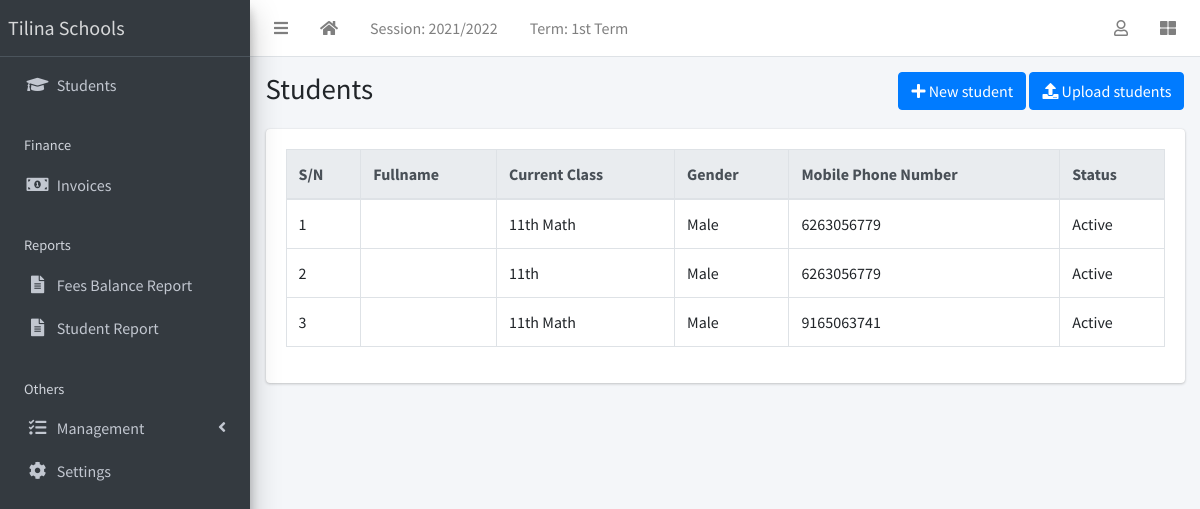
The app's page /student/list (signed in) with its own data.
### apps/corecode/models.py (models this page shows, shortened)
class AcademicSession(models.Model):
    name = models.CharField(max_length=200, unique=True)
    current = models.BooleanField(default=True)
    class Meta:
        ordering = ["-name"]

class AcademicTerm(models.Model):
    name = models.CharField(max_length=20, unique=True)
    current = models.BooleanField(default=True)
    class Meta:
        ordering = ["name"]

class StudentClass(models.Model):
    name = models.CharField(max_length=200, unique=True)
    class Meta:
        verbose_name = "Class"
        verbose_name_plural = "Classes"
        ordering = ["name"]
    def __str__(self):
        return self.name

### apps/students/models.py (models this page shows, shortened)
class Student(models.Model):
    STATUS_CHOICES = [("active", "Active"), ("inactive", "Inactive")]
    GENDER_CHOICES = [("male", "Male"), ("female", "Female")]
    current_status = models.CharField(
        max_length=10, choices=STATUS_CHOICES, default="active"
    )
    last_name = models.CharField(max_length=60)
    first_name = models.CharField(max_length=60)
    middle_name = models.CharField(max_length=60, blank=True)
    gender = models.CharField(max_length=10, choices=GENDER_CHOICES, default="male")
    date_of_birth = models.DateField(default=timezone.now)
    current_class = models.ForeignKey(
        StudentClass, on_delete=models.SET_NULL, blank=True, null=True
    )
    date_of_admission = models.DateField(default=timezone.now)
    created_at = models.DateTimeField(default=timezone.now)
    mobile_num_regex = RegexValidator(
        regex="^[0-9]{10,15}$", message="Entered mobile number isn't in a right format!"
    )
    parent_mobile_number = models.CharField(
        validators=[mobile_num_regex], max_length=13, blank=True
    )
    village = models.CharField(max_length=60)
    traditional_authority = models.CharField(max_length=60)
    district = models.CharField(max_length=60)
    others = models.TextField(blank=True)
    address = models.TextField(blank=True, verbose_name="Residential Address")
    denomination = models.CharField(max_length=60)
    allergies = models.TextField(blank=True)
    medical_doctor = models.CharField(max_length=60)
    passport = models.ImageField(blank=True, upload_to="students/passports/")
    class Meta:
        ordering = ["last_name", "first_name", "middle_name"]

### apps/students/views.py (the view)
# urls.py: path("list", StudentListView.as_view(), name="student-list"),
class StudentListView(LoginRequiredMixin, ListView):
    model = Student
    context_object_name = 'students'
    template_name = "students/student_list.html"

### apps/corecode/context_processors.py (called while the page is built)
def site_defaults(request):
    current_session = AcademicSession.objects.get(current=True)
    current_term = AcademicTerm.objects.get(current=True)
    vals = SiteConfig.objects.all()
    contexts = {
        "current_session": current_session.name,
        "current_term": current_term.name,
    }
    for val in vals:
        contexts[val.key] = val.value
    return contexts

### apps/students/templates/students/student_list.html (shortened to what this page needs)
{% extends 'base.html' %}
{% block title %}Students{% endblock title %}
{% block breadcrumb %}
<a class="btn btn-primary" href="{% url 'student-create' %}"><i
    class="fas fa-plus"></i> New student</a>
<a class="btn btn-primary" href="{% url 'student-upload' %}"><i
    class="fas fa-upload"></i> Upload students</a>
{% endblock breadcrumb %}
{% block content %}
  <div class="table-responsive">
    <table id="studenttable" class="table table-bordered table-hover" data-page-length='100'>
      <thead class="thead-light">
        <tr>
          <th>S/N</th>
          <th>Fullname</th>
          <th>Current Class</th>
          <th>Gender</th>
          <th>Mobile Phone Number</th>
          <th>Status</th>
        </tr>
      </thead>
      <tbody>
        {% for student in students %}
          <tr class='clickable-row' data-href="{% url 'student-detail' student.id %}">
            <td>{{ forloop.counter}}</td>
            <td>{{ student.last_name}} {{student.first_name }} {{student.middle_name }}</td>
            <td>{{ student.current_class}}</td>
            <td>{{ student.get_gender_display}}</td>
            <td>{{ student.parent_mobile_number}}</td>
            <td>{{ student.get_current_status_display}}</td>
          </tr>
        {% endfor %}
      </tbody>
    </table>
  </div>
{% endblock content %}

### templates/base.html (shortened to what this page needs)
{% load static %}
<!DOCTYPE html>
<html lang="en">
<head>
  <link rel="stylesheet" href="{% static 'plugins/fontawesome-free/css/all.min.css' %}">
  <link rel="stylesheet" href="{% static 'plugins/toastr/toastr.min.css' %}">
  <link rel="stylesheet"
    href="{% static 'plugins/overlayScrollbars/css/OverlayScrollbars.min.css' %}">
  <link rel="stylesheet" href="{% static 'plugins/Datatables/datatables.min.css' %}" />
  <link rel="stylesheet" href="{% static 'dist/css/adminlte.min.css' %}">
</head>
<body
  class="hold-transition sidebar-mini layout-fixed layout-navbar-fixed layout-footer-fixed">
  <div class="wrapper">
    <nav class="main-header navbar navbar-expand navbar-white navbar-light">
      <ul class="navbar-nav">
        <li class="nav-item">
          <a class="nav-link" data-widget="pushmenu" href="#" role="button"><i
              class="fas fa-bars"></i></a>
        </li>
        <li class="nav-item d-none d-sm-inline-block">
          <a href="{% url 'home' %} " class="nav-link"><i class="fa fa-home"></i></a>
        </li>
        <li class="nav-item d-none d-sm-inline-block">
          <a href="{% url 'current-session' %}" class="nav-link">Session: {{ current_session }}</a>
        </li>
        <li class="nav-item d-none d-sm-inline-block">
          <a href="{% url 'current-session' %}" class="nav-link">Term: {{ current_term }}</a>
        </li>
      </ul>
      <ul class="navbar-nav ml-auto">
        <li class="nav-item dropdown">
          <a class="nav-link" data-toggle="dropdown" href="#">
            <i class="far fa-user"></i>
          </a>
        </li>
        <li class="nav-item">
          <a class="nav-link" data-widget="control-sidebar" data-slide="true"
            href="#" role="button"><i class="fas fa-th-large"></i></a>
        </li>
      </ul>
    </nav>
    <aside class="main-sidebar sidebar-dark-primary elevation-4">
      <a href="{% url 'home' %}" class="brand-link">Tilina Schools</a>
      <div class="sidebar">
        <nav class="mt-2">
          <ul class="nav nav-pills nav-sidebar flex-column"
            data-widget="treeview" role="menu" data-accordion="false">
            <li class="nav-item">
              <a href="{% url 'student-list' %}" class="nav-link">
                <i class="nav-icon fas fa-graduation-cap"></i>
                <p>
                  Students
                </p>
              </a>
            </li>
            <li class="nav-header">Finance</li>
            <li class="nav-item">
              <a href="{% url 'invoice-list' %}" class="nav-link">
                <i class="nav-icon fas fa-money-bill-alt"></i>
                <p>
                  Invoices
                </p>
              </a>
            </li>
            <li class="nav-header">Reports</li>
            <li class="nav-item">
              <a href="#" class="nav-link">
                <i class="nav-icon fas fa-file-alt"></i>
                <p>
                  Fees Balance Report
                </p>
              </a>
            </li>
            <li class="nav-item">
              <a href="#" class="nav-link">
                <i class="nav-icon fas fa-file-alt"></i>
                <p>
                  Student Report
                </p>
              </a>
            </li>
            <li class="nav-header">Others</li>
            <li class="nav-item has-treeview">
              <a href="#" class="nav-link">
                <i class="nav-icon fas fa-tasks"></i>
                <p>
                  Management
                  <i class="fas fa-angle-left right"></i>
                </p>
              </a>
            </li>
            <li class="nav-item">
              <a href="{% url 'configs' %}" class="nav-link">
                <i class="nav-icon fas fa-cog"></i>
                <p>
                  Settings
                </p>
              </a>
            </li>
          </ul>
        </nav>
      </div>
    </aside>
    <div class="content-wrapper">
      <section class="content-header">
        <div class="container-fluid">
          <div class="row mb-1">
            <div class="col-sm-8">
              <h1>{% block title %}{% endblock title %}</h1>
            </div>
            <div class="col-sm-4">
              <ol class="breadcrumb float-sm-right">
                <li class="breadcrumb-item">{% block breadcrumb %}{% endblock breadcrumb %}</li>
              </ol>
            </div>
          </div>
        </div>
      </section>
      <section class="content">
        <div class="container-fluid">
          <div class="row">
            <div class="col-md-12">
              {% block fullcard %}
              <div class="card">
                <div class="card-body">
                  <div class="row">
                    <div class="col">
                      {% block content %}
                      {% endblock content %}
                    </div>
                  </div>
                </div>
              </div>
              {% endblock fullcard %}
            </div>
          </div>
        </div>
      </section>
    </div>
  </div>
</body>
</html>

### records on screen
AcademicSession: name "2021/2022"
AcademicTerm: name "1st Term"
Student: current_class "11th Math", gender "Male", parent_mobile_number "6263056779", current_status "Active"
Student: current_class "11th", gender "Male", parent_mobile_number "6263056779", current_status "Active"
Student: current_class "11th Math", gender "Male", parent_mobile_number "9165063741", current_status "Active"
